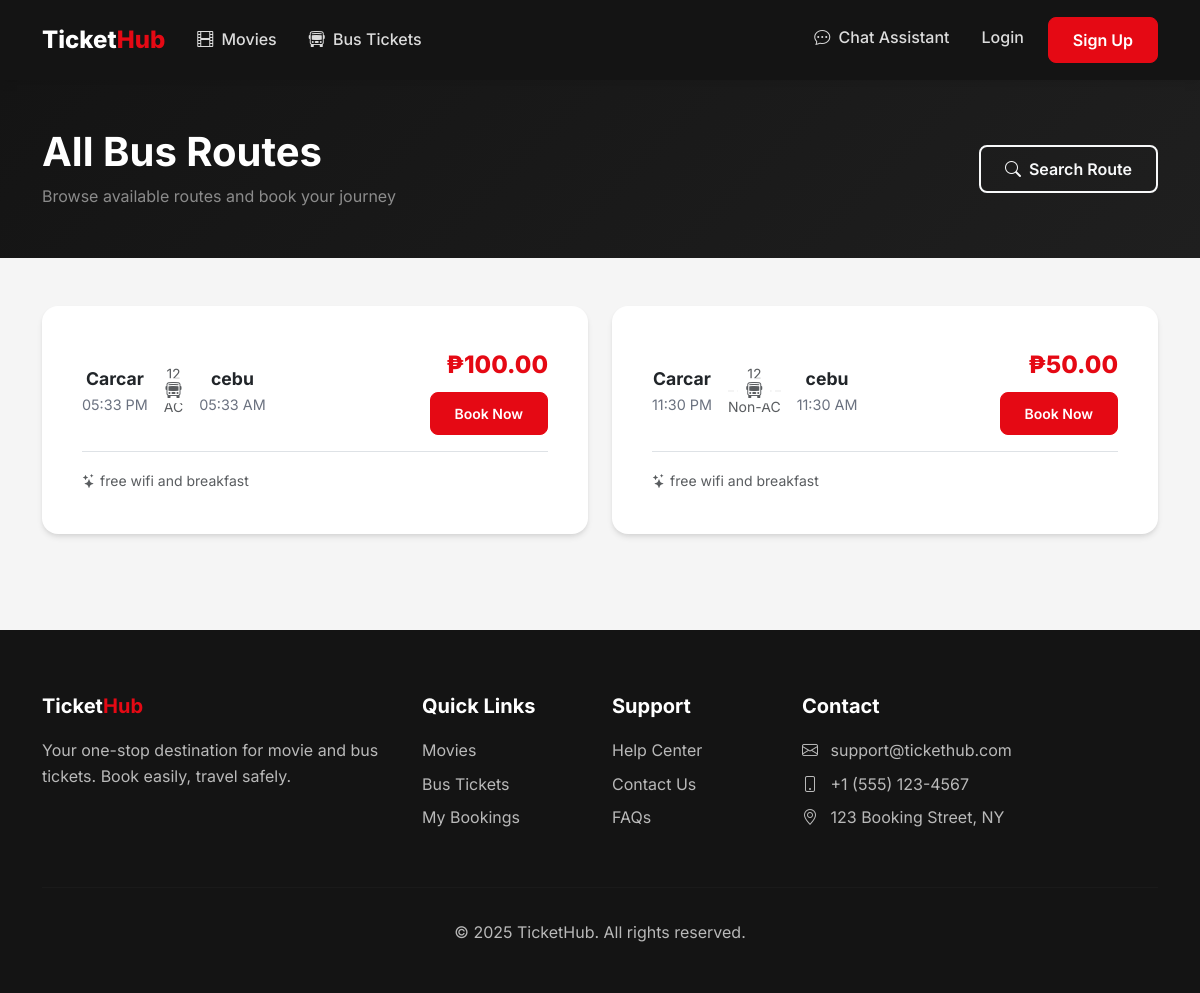
Before: /bus/list with the older database file.
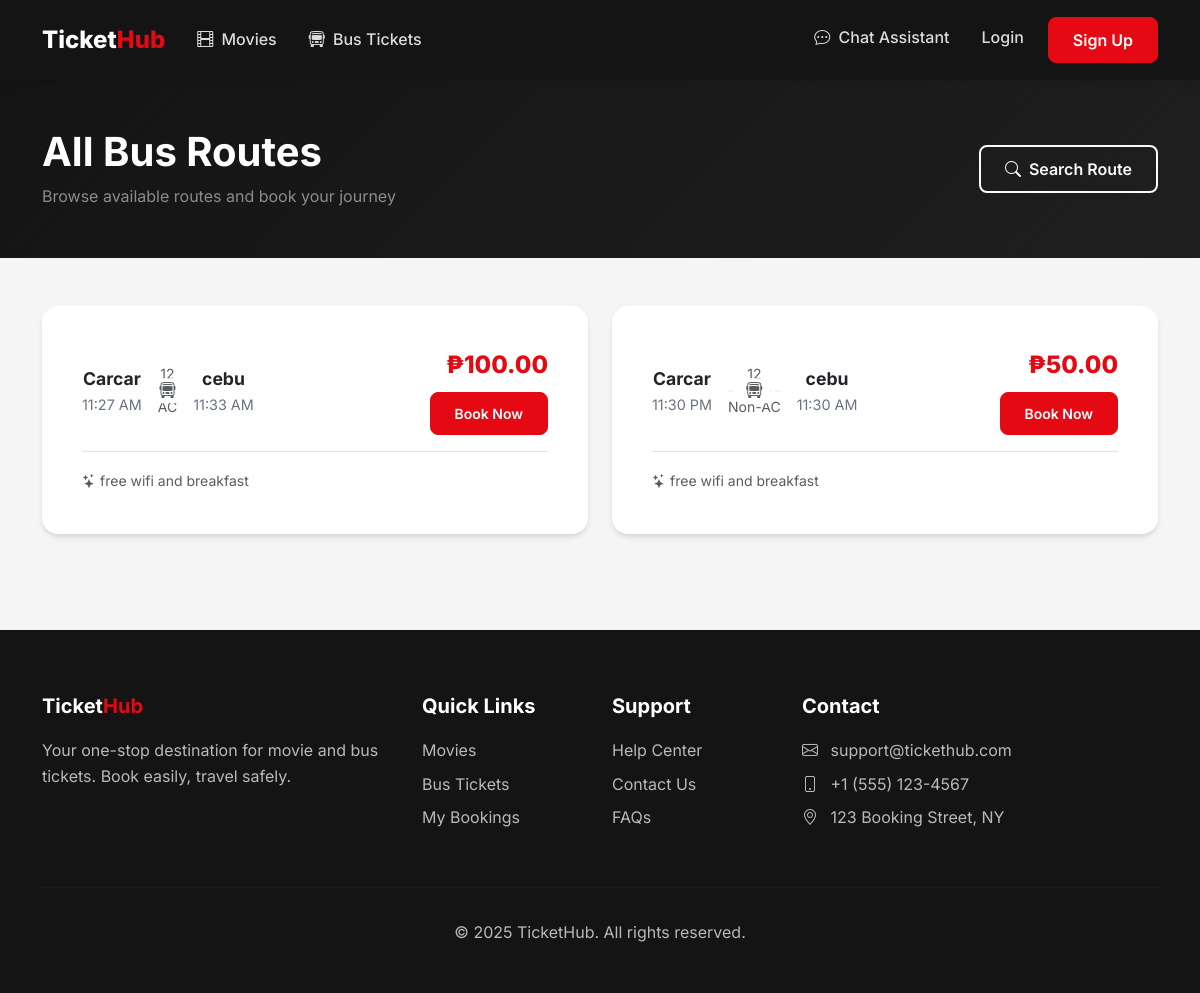
After: the same page with the newer database file.
### flask_app/app.py (models this page shows)
class BusRoute(db.Model):
    id = db.Column(db.Integer, primary_key=True)
    origin = db.Column(db.String(100), nullable=False)
    destination = db.Column(db.String(100), nullable=False)
    bus_operator = db.Column(db.String(100))
    bus_type = db.Column(db.String(50))  # AC, Non-AC, Sleeper, etc.
    departure_time = db.Column(db.Time, nullable=False)
    arrival_time = db.Column(db.Time, nullable=False)
    duration = db.Column(db.String(50))
    price = db.Column(db.Float, nullable=False)
    total_seats = db.Column(db.Integer, default=40)
    amenities = db.Column(db.String(255))  # WiFi, Charging, etc.
    is_active = db.Column(db.Boolean, default=True)
    schedules = db.relationship('BusSchedule', backref='route', lazy=True)

### flask_app/app.py (the view)
@app.route('/bus')
@app.route('/bus/list')
def bus_routes():
    today = datetime.now().date()
    routes = BusRoute.query.filter_by(is_active=True).order_by(BusRoute.departure_time).all()
    routes = [r for r in routes if not is_route_departed_for_date(r, today)]
    return render_template('bus/list.html', routes=routes)

### flask_app/app.py (called while the page is built)
def is_route_departed_for_date(route, travel_date, now_dt=None):
    if not route or not getattr(route, 'departure_time', None) or not travel_date:
        return False
    now_dt = now_dt or datetime.now()
    if travel_date < now_dt.date():
        return True
    if travel_date > now_dt.date():
        return False
    departure_dt = datetime.combine(travel_date, route.departure_time)
    arrival_time = getattr(route, 'arrival_time', None) or route.departure_time
    arrival_dt = datetime.combine(travel_date, arrival_time)
    if arrival_dt <= departure_dt:
        arrival_dt = arrival_dt + timedelta(days=1)
    return departure_dt <= now_dt < arrival_dt

### flask_app/templates/bus/list.html (shortened to what this page needs)
{% extends 'base.html' %}
{% block content %}
<section class="py-5" style="background: linear-gradient(135deg, var(--dark) 0%, var(--dark-lighter) 100%);">
    <div class="container">
        <div class="row align-items-center">
            <div class="col">
                <h1 class="text-white fw-bold mb-2">All Bus Routes</h1>
                <p class="text-white-50 mb-0">Browse available routes and book your journey</p>
            </div>
            <div class="col-auto mt-3 mt-md-0">
                <a href="{{ url_for('search_bus') }}" class="btn btn-outline-light">
                    <i class="bi bi-search me-2"></i>Search Route
                </a>
            </div>
        </div>
    </div>
</section>
<section class="py-5">
    <div class="container">
        {% if routes %}
            <div class="row g-4">
                {% for route in routes %}
                <div class="col-lg-6">
                    <div class="card bus-card">
                        <div class="card-body">
                            <div class="d-flex justify-content-between align-items-center">
                                <div class="route-info flex-grow-1">
                                    <div class="d-flex align-items-center gap-3">
                                        <div class="text-center">
                                            <div class="city">{{ route.origin }}</div>
                                            <div class="time">{{ route.departure_time.strftime('%I:%M %p') }}</div>
                                        </div>
                                        <div class="flex-grow-1 text-center">
                                            <div class="text-muted small mb-1">{{ route.duration or '---' }}</div>
                                            <div class="position-relative">
                                                <i class="bi bi-bus-front position-absolute top-50 start-50 translate-middle bg-white px-2 text-muted"></i>
                                            </div>
                                            <div class="text-muted small mt-1">{{ route.bus_type or 'Standard' }}</div>
                                        </div>
                                        <div class="text-center">
                                            <div class="city">{{ route.destination }}</div>
                                            <div class="time">{{ route.arrival_time.strftime('%I:%M %p') }}</div>
                                        </div>
                                    </div>
                                </div>
                                <div class="ms-4 text-end">
                                    <div class="price">₱{{ "%.2f"|format(route.price) }}</div>
                                    <a href="{{ url_for('book_bus', route_id=route.id) }}" class="btn btn-primary btn-sm mt-2">Book Now</a>
                                </div>
                            </div>
                            {% if route.amenities %}
                            <div class="mt-3 pt-3 border-top">
                                <small class="text-muted">
                                    <i class="bi bi-stars me-1"></i>{{ route.amenities }}
                                </small>
                            </div>
                            {% endif %}
                        </div>
                    </div>
                </div>
                {% endfor %}
            </div>
        {% else %}
            <div class="text-center py-5">
                <i class="bi bi-bus-front text-muted" style="font-size: 5rem;"></i>
                <h4 class="mt-4 text-muted">No bus routes available</h4>
                <p class="text-muted">Check back later for new routes!</p>
            </div>
        {% endif %}
    </div>
</section>
{% endblock %}

Changed rows visible on the page:
changed BusRoute "AC": departure_time "05:33 PM" → "11:27 AM"; arrival_time "05:33 AM" → "11:33 AM"
